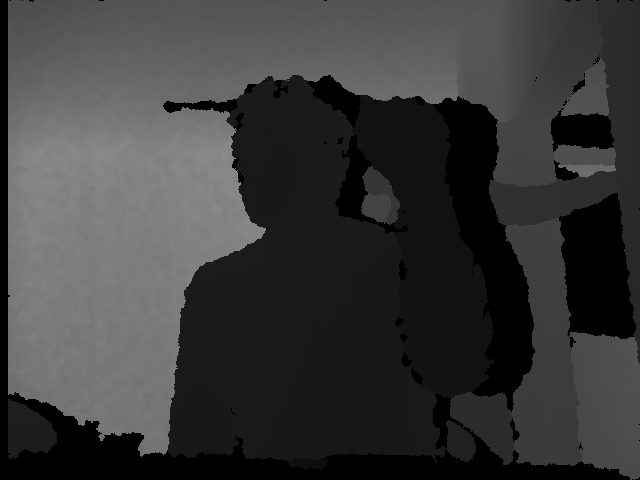
#> input picture 1.png, 640 x 480 px, found by its file name
$ jupyter execute --allow-errors image2csv.ipynb   (older library calls are emulated)
#> lines starting #> are read from the running program, lines starting #| are printed output that depends on the picture
[cell 1]
import cv2, os, numpy,csv
import matplotlib.pyplot as plt
import numpy as np
from PIL import Image

[cell 2]
paths="/home/tanmoy/Desktop/My-Work/ML/Suvo Sir/Image-to-Matrix-Convert/Data/English/"
# filepath="/home/tanmoy/Desktop/Tanmoy_Work/Image_to_mat_convert/acquisitions"

[cell 3]
# XfileName='test_X'
# YfileName='test_Y'
columns = 3
rows = 10
size = 8,8
idx = 1
fig=plt.figure(figsize=(15, 15))

dataset = []

for path in os.walk(paths):
    if(len(path[2])!=0):
        temp_list=path[2]
        label=os.path.basename(path[0])
        label=int(label)
        label_arr=np.array([label])
        for i in range(len(temp_list)):
            img=Image.open(path[0]+"/"+temp_list[i]).convert('L')
            img = img.resize(size,Image.ANTIALIAS)
            fig.add_subplot(rows,columns,idx)
            idx+=1
            plt.imshow(img)
            arr = numpy.asarray(img)
            flat_arr = arr.ravel()
            flat_arr=np.append(flat_arr,[label])
            dataset.append(flat_arr)
plt.show()
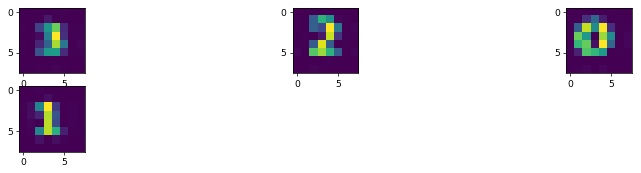
#> figure drawn by matplotlib, 4 panels

[cell 4]
for path in os.walk(paths):
    if(len(path[2])!=0):
        temp_list=path[2]
        temp_list.sort()
        print(path[0])

#         for i in range(len(temp_list)):
#             img=cv2.imread(path[0]+"/"+temp_list[i],0)
#             arr = np.array(img)
# #             temp_list[i]=temp_list[i].replace(".png","")
# #             flat_arr = arr.ravel()
# #             flat_arr=np.append(flat_arr,list(temp_list[i]))
# #             fileName=path[0][109:]
#             fileName=temp_list[i]
#             fileName=fileName.replace(".png","")
# #             print(fileName)
# #         print(path[0])
        label=os.path.basename(path[0])
        label=label.replace("G","")
        label=int(label)
        label-=1
        label=[label]
        print(label)
        print("-----------------------")

[cell 5]
img=cv2.imread('1.png',0)
#> img is the input picture: shape (480, 640); min 0, max 140, mean 58

[cell 6]
len(img)
#> Out = 480

[cell 7]
import numpy as np
from PIL import Image

#> (the rest of this cell did not finish here and is left out)

[cell 8]
# Show multiple image together
w=4
#> w = 4
h=4
fig=plt.figure(figsize=(12, 12))
columns = 4
rows = 1
for i in range(1, columns*rows +1):
    img = np.random.randint(256, size=(h,w))
    fig.add_subplot(rows, columns, i)
    plt.imshow(img)
plt.show()
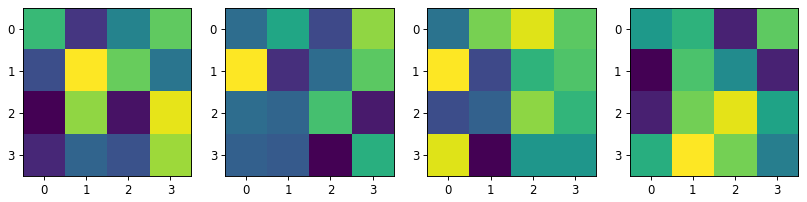
#> figure drawn by matplotlib, 4 panels
